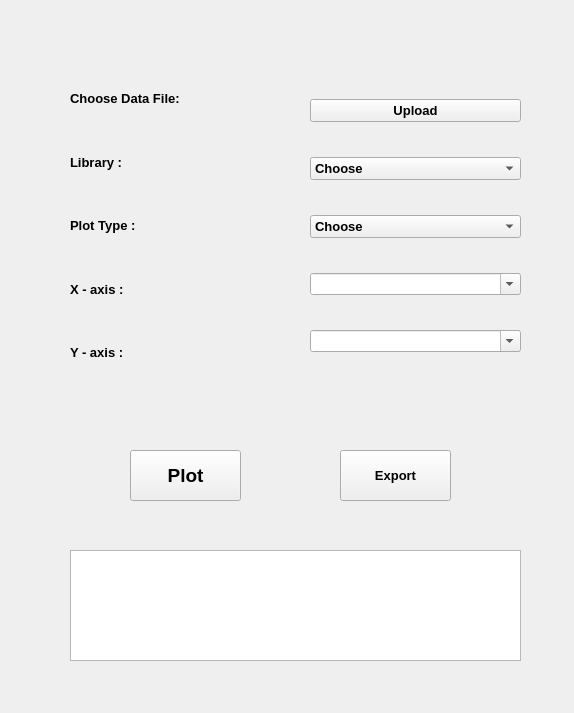
<?xml version="1.0" encoding="UTF-8"?>
<ui version="4.0">
 <class>Form</class>
 <widget class="QWidget" name="Form">
  <property name="geometry">
   <rect>
    <x>0</x>
    <y>0</y>
    <width>574</width>
    <height>713</height>
   </rect>
  </property>
  <property name="sizePolicy">
   <sizepolicy hsizetype="MinimumExpanding" vsizetype="Expanding">
    <horstretch>5</horstretch>
    <verstretch>0</verstretch>
   </sizepolicy>
  </property>
  <property name="windowTitle">
   <string>Form</string>
  </property>
  <property name="Choose Y2" stdset="0">
   <string/>
  </property>
  <property name="Choosse Y3" stdset="0">
   <string/>
  </property>
  <property name="Choose Y4" stdset="0">
   <string/>
  </property>
  <property name="Choose Y5" stdset="0">
   <string/>
  </property>
  <widget class="QWidget" name="verticalLayoutWidget">
   <property name="geometry">
    <rect>
     <x>70</x>
     <y>70</y>
     <width>241</width>
     <height>311</height>
    </rect>
   </property>
   <layout class="QVBoxLayout" name="verticalLayout">
    <item>
     <widget class="QLabel" name="label">
      <property name="font">
       <font>
        <family>MS Sans Serif</family>
        <pointsize>10</pointsize>
        <weight>75</weight>
        <bold>true</bold>
       </font>
      </property>
      <property name="text">
       <string>Choose Data File:</string>
      </property>
     </widget>
    </item>
    <item>
     <widget class="QLabel" name="label_2">
      <property name="font">
       <font>
        <family>MS Sans Serif</family>
        <pointsize>10</pointsize>
        <weight>75</weight>
        <bold>true</bold>
       </font>
      </property>
      <property name="text">
       <string>Library :</string>
      </property>
     </widget>
    </item>
    <item>
     <widget class="QLabel" name="label_3">
      <property name="font">
       <font>
        <family>MS Sans Serif</family>
        <pointsize>10</pointsize>
        <weight>75</weight>
        <bold>true</bold>
       </font>
      </property>
      <property name="text">
       <string>Plot Type :</string>
      </property>
     </widget>
    </item>
    <item>
     <widget class="QLabel" name="label_4">
      <property name="font">
       <font>
        <family>MS Sans Serif</family>
        <pointsize>10</pointsize>
        <weight>75</weight>
        <bold>true</bold>
       </font>
      </property>
      <property name="text">
       <string>X - axis :</string>
      </property>
     </widget>
    </item>
    <item>
     <widget class="QLabel" name="label_5">
      <property name="font">
       <font>
        <family>MS Sans Serif</family>
        <pointsize>10</pointsize>
        <weight>75</weight>
        <bold>true</bold>
       </font>
      </property>
      <property name="text">
       <string>Y - axis :</string>
      </property>
     </widget>
    </item>
   </layout>
  </widget>
  <widget class="QWidget" name="verticalLayoutWidget_2">
   <property name="geometry">
    <rect>
     <x>310</x>
     <y>70</y>
     <width>211</width>
     <height>311</height>
    </rect>
   </property>
   <layout class="QVBoxLayout" name="verticalLayout_2">
    <item>
     <widget class="QPushButton" name="pushButton">
      <property name="font">
       <font>
        <family>MS Sans Serif</family>
        <pointsize>10</pointsize>
        <weight>75</weight>
        <bold>true</bold>
       </font>
      </property>
      <property name="text">
       <string>Upload</string>
      </property>
     </widget>
    </item>
    <item>
     <widget class="QComboBox" name="comboBox">
      <property name="font">
       <font>
        <family>MS Sans Serif</family>
        <pointsize>10</pointsize>
        <weight>75</weight>
        <bold>true</bold>
       </font>
      </property>
      <item>
       <property name="text">
        <string>Choose</string>
       </property>
      </item>
      <item>
       <property name="text">
        <string>matplotlib</string>
       </property>
      </item>
      <item>
       <property name="text">
        <string>seaborn</string>
       </property>
      </item>
      <item>
       <property name="text">
        <string>plotly</string>
       </property>
      </item>
     </widget>
    </item>
    <item>
     <widget class="QComboBox" name="comboBox_2">
      <property name="font">
       <font>
        <family>MS Sans Serif</family>
        <pointsize>10</pointsize>
        <weight>75</weight>
        <bold>true</bold>
       </font>
      </property>
      <item>
       <property name="text">
        <string>Choose</string>
       </property>
      </item>
      <item>
       <property name="text">
        <string>Line Plot</string>
       </property>
      </item>
      <item>
       <property name="text">
        <string>Scatter Plot</string>
       </property>
      </item>
      <item>
       <property name="text">
        <string>Bar Plot</string>
       </property>
      </item>
      <item>
       <property name="text">
        <string>Histogram</string>
       </property>
      </item>
      <item>
       <property name="text">
        <string>Box Plot</string>
       </property>
      </item>
      <item>
       <property name="text">
        <string>KDE Plot (Density)</string>
       </property>
      </item>
     </widget>
    </item>
    <item>
     <widget class="QComboBox" name="comboBox_3">
      <property name="editable">
       <bool>true</bool>
      </property>
      <property name="placeholderText">
       <string>choose X axis</string>
      </property>
     </widget>
    </item>
    <item>
     <widget class="QComboBox" name="comboBox_4">
      <property name="editable">
       <bool>true</bool>
      </property>
      <property name="placeholderText">
       <string>choose Y axis</string>
      </property>
      <property name="modelColumn">
       <number>0</number>
      </property>
     </widget>
    </item>
   </layout>
  </widget>
  <widget class="QPushButton" name="pushButton_2">
   <property name="geometry">
    <rect>
     <x>130</x>
     <y>450</y>
     <width>111</width>
     <height>51</height>
    </rect>
   </property>
   <property name="font">
    <font>
     <family>MS Sans Serif</family>
     <pointsize>14</pointsize>
     <weight>75</weight>
     <bold>true</bold>
    </font>
   </property>
   <property name="text">
    <string>Plot</string>
   </property>
  </widget>
  <widget class="QPushButton" name="pushButton_3">
   <property name="geometry">
    <rect>
     <x>340</x>
     <y>450</y>
     <width>111</width>
     <height>51</height>
    </rect>
   </property>
   <property name="font">
    <font>
     <family>MS Sans Serif</family>
     <pointsize>10</pointsize>
     <weight>75</weight>
     <bold>true</bold>
    </font>
   </property>
   <property name="text">
    <string>Export</string>
   </property>
  </widget>
  <widget class="QPlainTextEdit" name="plainTextEdit">
   <property name="geometry">
    <rect>
     <x>70</x>
     <y>550</y>
     <width>451</width>
     <height>111</height>
    </rect>
   </property>
  </widget>
 </widget>
 <resources/>
 <connections/>
</ui>
